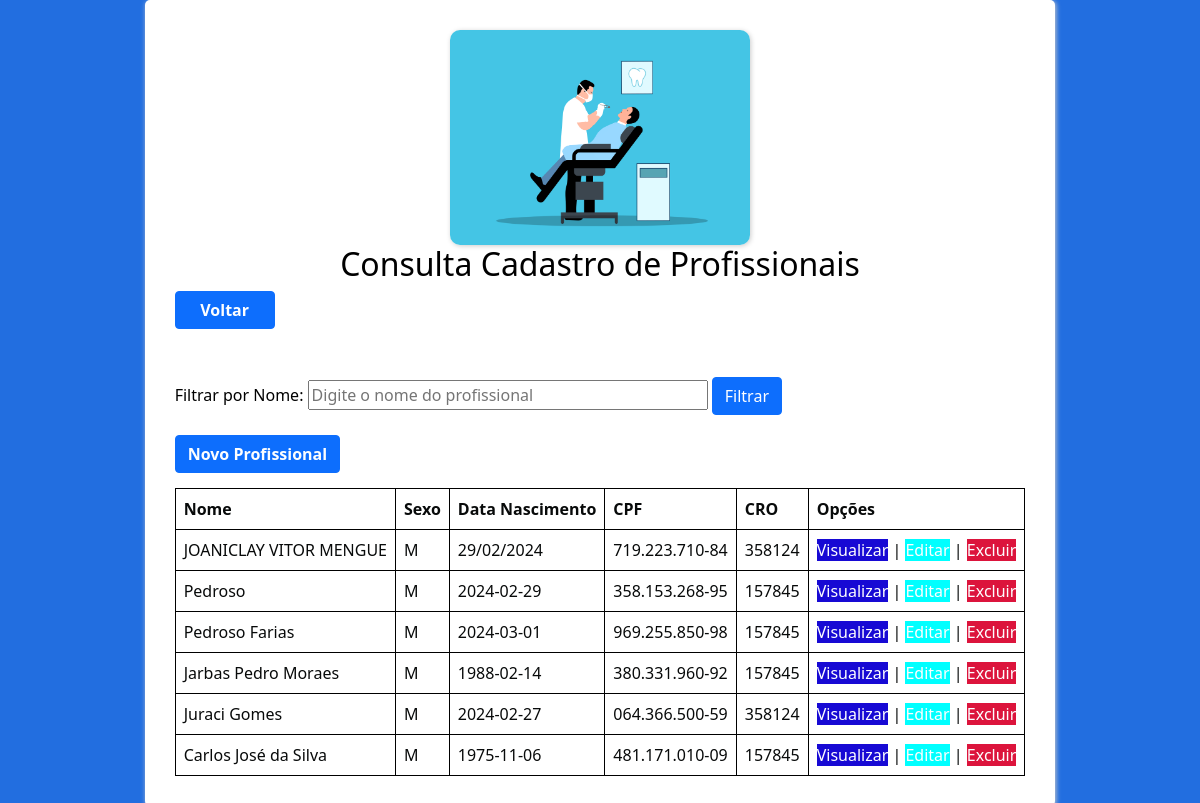
Page /consulta4 (signed in) on the committed database.
### odonto/models.py (models this page shows)
class Profissional(db.Model):  # tabela profissional
    id = db.Column(db.Integer, primary_key=True, autoincrement=True)
    nome_profissional = db.Column(db.String)
    sexo = db.Column(db.String)
    cro = db.Column (db.String)
    data_nasc = db.Column(db.String)
    cpf = db.Column(db.String(14), unique=True, nullable=False)
    logradouro = db.Column(db.String)
    numero = db.Column(db.String)
    bairro = db.Column(db.String)
    cep = db.Column(db.String)
    cidade = db.Column(db.String)
    estado = db.Column(db.String)
    email = db.Column(db.String)
    telefone = db.Column(db.String)
    horarios = db.relationship('Agendamento', backref='profissional', lazy=True)

### odonto/main.py (the view)
@main.route('/consulta4')  # consulta o profissional
@login_required
def consulta4():
    profissional = Profissional.query.all()
    for dado in profissional:
        dado.data_nasc = datetime.strptime(dado.data_nasc, '%Y-%m-%d').strftime('%d/%m/%Y')
        return render_template('consulta4.html', name=current_user.name, profissional=profissional)

### odonto/__init__.py (called while the page is built)
def create_app():
    app = Flask(__name__)
    app.config['SECRET_KEY'] = '9OLWxND4o83j4K4iuopO'
    app.config['SQLALCHEMY_DATABASE_URI'] = 'sqlite:///odonto.db'
    db.init_app(app)
    login_manager = LoginManager()
    login_manager.login_view = 'auth.login'
    login_manager.init_app(app)
    from .models import User
    @login_manager.user_loader
    def load_user(user_id):
        return User.query.get(int(user_id))
    from .auth import auth as auth_blueprint
    app.register_blueprint(auth_blueprint)
    from .main import main as main_blueprint
    app.register_blueprint(main_blueprint)
    return app

### odonto/templates/consulta4.html (shortened to what this page needs)
<!DOCTYPE html>
<html lang="pt-br">
<head>
    <link rel="stylesheet" href="../static/css/bootstrap.css">
    <link rel="stylesheet" href="../static/css/style.css">
    <link rel="stylesheet" href="https://use.fontawesome.com/releases/v5.8.2/css/all.css"
>
</head>
<body>
    <form class="form" method="" action="" style="width: fit-content;">
        <div class="tlaregistro">
            <div style="text-align: center;">
                <a target="_blank"><img class="imglogin" src="../static/img/logo.png" alt=""></a>
                <h2 style="color: black;">Consulta Cadastro de Profissionais</h2>
            </div>
            <div style="text-align: left;">
                <button type="button" class="btn btn-primary" style="width: 100px;">
                    <a href="{{ url_for('main.profile') }}" style="text-decoration:none;"><b>Voltar</b></a>
                </button>
                <br>
                <br>
                <br>
            </div>
            <div style="margin-bottom: 20px;">
                <label for="filtroNome">Filtrar por Nome:</label>
                <input type="text" id="filtroNome" name="filtroNome" style="width: 400px;" placeholder="Digite o nome do profissional">
                <button type="button" class="btn btn-primary" onclick="filtrarPorNome()">Filtrar</button>
            </div>
            <div>
                <button type="button" class="btn btn-primary" >
                    <a href="{{ url_for('main.profissional') }}"><b>Novo Profissional</b></a>
                </button>
            </div>
            <table>
                <thead>
                    <tr>
                        <th scope="col">Nome</th>
                        <th scope="col">Sexo</th>
                        <th scope="col">Data Nascimento</th>
                        <th scope="col">CPF</th>
                        <th scope="col">CRO</th>
                        <th scope="col">Opções</th>
                    </tr>
                </thead>
                <tbody>
                    {% for dado in profissional %}
                    <tr class="profissional-row">
                        <td class="nome-profissional">{{dado.nome_profissional}}</td>
                        <td>{{dado.sexo}}</td>
                        <td>{{dado.data_nasc}}</td>
                        <td>{{dado.cpf}}</td>
                        <td>{{dado.cro}}</td>
                        <td>
                            <a href="/visualizar4/{{ dado.id }}" style="text-decoration: none; background-color: rgb(23, 9, 212);">Visualizar</a> |
                            <a href="/atualizar4/{{ dado.id }}" style="text-decoration: none; background-color: aqua;">Editar</a> |
                            <a href="/excluir4/{{ dado.id }}" style="text-decoration: none; background-color: crimson;">Excluir</a>
                        </td>
                    </tr>
                    {% endfor %}
                </tbody>
            </table>
        </div>
    </form>
</body>
</html>

### odonto/static/css/style.css (style rules this page uses)
body { background-color: #1a69dff6; color: rgb(0, 0, 0); height: 100%; }
a { text-decoration: none; }
.form { width: 445px; margin: auto; }
.imglogin { border-radius: 10px; height: auto; width: auto; max-width: 300px; max-height: 300px; box-shadow: 1px 1px 5px #ccc; }
.tlaregistro { box-shadow: 1px 1px 5px #ccc; background-color: white; padding: 30px; border-radius: 5px; }

### odonto/templates/consulta4.html (style rules this page uses)
table { border-collapse: collapse; width: 100%; color: rgb(8, 10, 10); margin-top: 15px; }
th, td { border: 1px solid black; padding: 8px; text-align: left; }

### rows in the picture
Profissional: nome_profissional "JOANICLAY VITOR MENGUE", sexo "M", data_nasc "29/02/2024", cpf "719.223.710-84", cro "358124"
Profissional: nome_profissional "Pedroso", sexo "M", data_nasc "2024-02-29", cpf "358.153.268-95", cro "157845"
Profissional: nome_profissional "Pedroso Farias", sexo "M", data_nasc "2024-03-01", cpf "969.255.850-98", cro "157845"
Profissional: nome_profissional "Jarbas Pedro Moraes", sexo "M", data_nasc "1988-02-14", cpf "380.331.960-92", cro "157845"
Profissional: nome_profissional "Juraci Gomes", sexo "M", data_nasc "2024-02-27", cpf "064.366.500-59", cro "358124"
Profissional: nome_profissional "Carlos José da Silva", sexo "M", data_nasc "1975-11-06", cpf "481.171.010-09", cro "157845"
